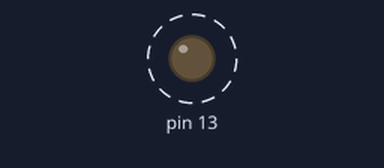
A sketch run on a simulated Arduino Uno, built with avr-gcc and run on an emulated ATmega328P. Shown: output pins drawn as LEDs (lit = HIGH). Dashed ring = blinking.

Above: at 0.5 s.
Timing chart, 0 to 4.6 s (numbered marks = the images above):
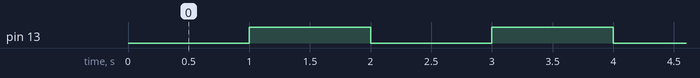

The sketch:

sketch_13-5.ino
```cpp
#include <MsTimer2.h>

int onoff = 1;

void flash() {
  digitalWrite(13, onoff);
  onoff = !onoff;   // toggle between 1 and 0, ! operator inverts value
}

void setup() {
  pinMode(13, OUTPUT);
  MsTimer2::set(1000, flash);   // call flash() every 1 second
  MsTimer2::start();            // start timer
}

void loop() {
  // You can add other code here.
}
```

Measured:
- by itself, pin 13: alternates HIGH for 1.0 s and LOW for 1.0 s
